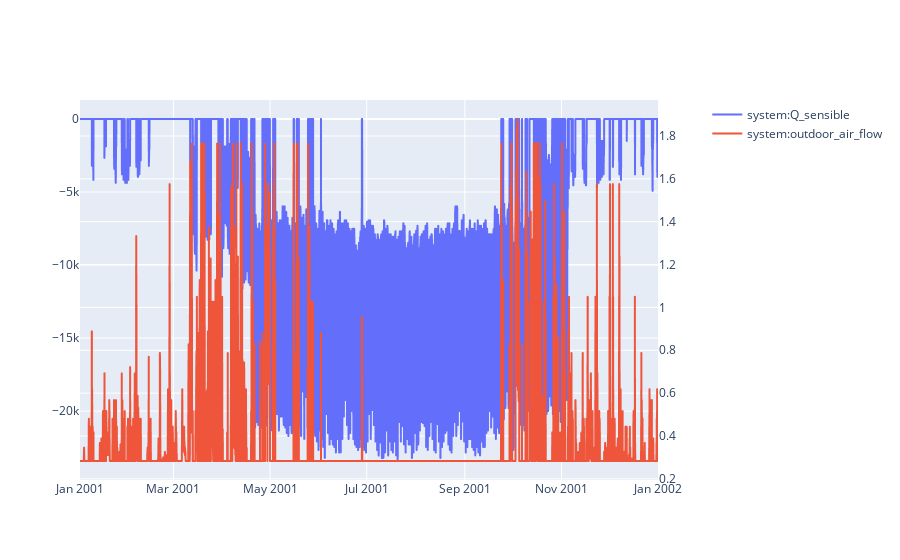

This figure's notebook cell:
### Code cell
variables = [pro.component("system").variable("Q_sensible"),
             pro.component("system").variable("outdoor_air_flow"),
             ]
sim.plot(pro.dates(),variables,axis=[1,2])

### Figure 1 — Plotly figure (JSON) as saved in the notebook; plotly's stock layout.template omitted (floating-point values rounded to 4 significant figures; data arrays with more than 128 entries replaced by an {"elided": "..."} marker saying what was removed)
{"data": [{"hovertemplate": "date=%{x}<br>system:Q_sensible=%{y}<extra></extra>", "legendgroup": "", "line": {"dash": "solid"}, "marker": {"symbol": "circle"}, "mode": "lines", "name": "system:Q_sensible", "showlegend": true, "type": "scattergl", "x": {"elided": "8760 str values"}, "xaxis": "x", "y": {"elided": "8760 float values"}, "yaxis": "y"}, {"hovertemplate": "date=%{x}<br>system:outdoor_air_flow=%{y}<extra></extra>", "legendgroup": "", "line": {"dash": "solid"}, "marker": {"symbol": "circle"}, "mode": "lines", "name": "system:outdoor_air_flow", "showlegend": true, "type": "scattergl", "x": {"elided": "8760 str values"}, "xaxis": "x", "y": {"elided": "8760 float values"}, "yaxis": "y2"}], "layout": {"xaxis": {"anchor": "y", "domain": [0, 0.94]}, "yaxis": {"anchor": "x", "domain": [0, 1]}, "yaxis2": {"anchor": "x", "overlaying": "y", "side": "right"}}}
